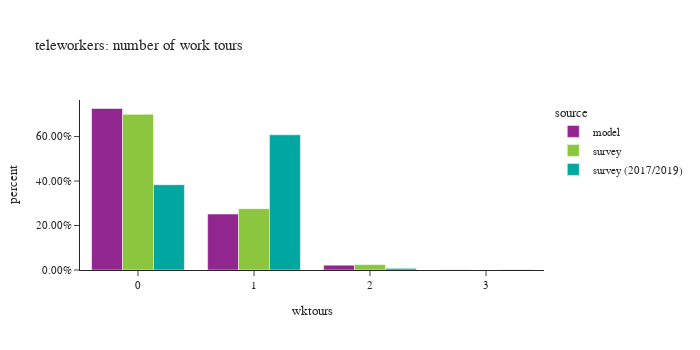

Notebook code for this chart:
### Code cell
_df = workers[workers['worker_type']=="telecommuter"].groupby(['source','wktours'])['pdexpfac'].sum().reset_index()
_df['percent'] = _df.groupby(['source'], group_keys=False)['pdexpfac'].apply(lambda x: x / float(x.sum()))
fig = px.bar(_df, x="wktours", y="percent", color="source",
             barmode="group",
             title= "teleworkers: number of work tours")
fig.update_layout(height=350, width=700, font=dict(size=11),
                  yaxis_tickformat = '.2%')
fig.show()

### Figure 1 — Plotly figure (JSON) as saved in the notebook; plotly's stock layout.template omitted (floating-point values rounded to 4 significant figures)
{"data": [{"alignmentgroup": "True", "hovertemplate": "source=model<br>wktours=%{x}<br>percent=%{y}<extra></extra>", "legendgroup": "model", "marker": {"color": "#91268F", "pattern": {"shape": ""}}, "name": "model", "offsetgroup": "model", "orientation": "v", "showlegend": true, "textposition": "auto", "type": "bar", "x": [0, 1, 2, 3], "xaxis": "x", "y": [0.7261, 0.2516, 0.02164, 0.0006415], "yaxis": "y"}, {"alignmentgroup": "True", "hovertemplate": "source=survey<br>wktours=%{x}<br>percent=%{y}<extra></extra>", "legendgroup": "survey", "marker": {"color": "#8CC63E", "pattern": {"shape": ""}}, "name": "survey", "offsetgroup": "survey", "orientation": "v", "showlegend": true, "textposition": "auto", "type": "bar", "x": [0, 1, 2], "xaxis": "x", "y": [0.6999, 0.2758, 0.02435], "yaxis": "y"}, {"alignmentgroup": "True", "hovertemplate": "source=survey (2017/2019)<br>wktours=%{x}<br>percent=%{y}<extra></extra>", "legendgroup": "survey (2017/2019)", "marker": {"color": "#00A7A0", "pattern": {"shape": ""}}, "name": "survey (2017/2019)", "offsetgroup": "survey (2017/2019)", "orientation": "v", "showlegend": true, "textposition": "auto", "type": "bar", "x": [0, 1, 2, 3], "xaxis": "x", "y": [0.3834, 0.6079, 0.007479, 0.001226], "yaxis": "y"}], "layout": {"barmode": "group", "font": {"size": 11}, "height": 350, "legend": {"title": {"text": "source"}, "tracegroupgap": 0}, "title": {"text": "teleworkers: number of work tours"}, "width": 700, "xaxis": {"anchor": "y", "domain": [0.0, 1.0], "title": {"text": "wktours"}}, "yaxis": {"anchor": "x", "domain": [0.0, 1.0], "tickformat": ".2%", "title": {"text": "percent"}}}}
